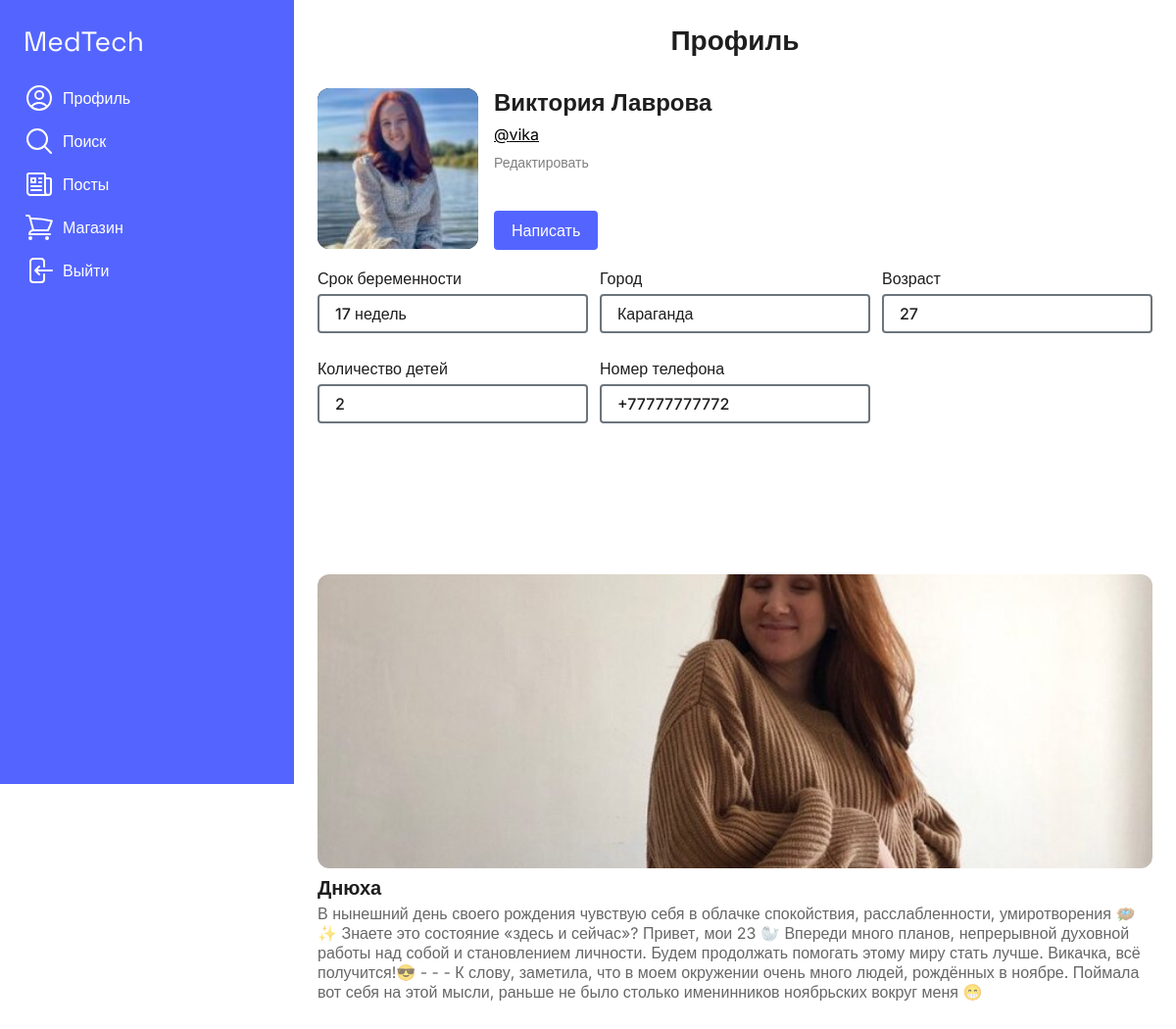
/get_profile/4/ (signed in), run on the app's committed database.
### src/models.py (models this page shows, shortened)
class Mother(models.Model):
    user = models.OneToOneField(User, verbose_name='Пользователь', on_delete=models.CASCADE)
    photo = models.ImageField(verbose_name='Изоброжение профиля')
    first_name = models.CharField(verbose_name='Имя', max_length=124, null=False)
    last_name = models.CharField(verbose_name='Фамилия', max_length=124, null=False)
    weight = models.IntegerField(verbose_name='Вес')
    height = models.IntegerField(verbose_name='Рост')
    gestation_date = models.DateField(verbose_name='Дата беременности', null=False)
    phone_number = PhoneNumberField(null=False, blank=False, unique=True)
    city = models.CharField(verbose_name='Город', null=False, max_length=124)
    children_count = models.IntegerField(verbose_name='Количество детей', default=0, null=False)
    birth_date = models.DateField(verbose_name='Возраст', null=True)

class Post(models.Model):
    author = models.ManyToManyField(Mother, verbose_name='Автор')
    photo = models.ImageField(verbose_name='Фото', null=True)
    title = models.CharField(verbose_name='Заголовок', null=False, max_length=254)
    description = models.TextField(verbose_name='Описание', null=False)

### src/views.py (the view)
# urls.py: path('get_profile/<int:id>/', views.get_profile, name='get_profile'),
def get_profile(request: HttpRequest, id: int) -> HttpResponse:
    if not request.user.is_authenticated:
        return redirect(reverse('auth'))
    if request.method == 'GET':
        mother = models.Mother.objects.get(id=id)
        mother.gestation_date = (date.today() - mother.gestation_date).days // 7
        mother.birth_date = (date.today() - mother.birth_date).days // 365
        posts = models.Post.objects.filter(author=mother)
        context = {'title': 'Профиль', 'mother': mother, 'posts': posts}
        return render(request, 'src/profile.html', context=context)

### src/templates/src/profile.html (shortened to what this page needs)
{% extends 'src/post_base.html' %}
{% block 'content' %}
  <div class="content">
    <div class="title">Профиль</div>
    <div class="user-info">
      <div class="col">
        <img class="user-info__photo" src="/media/{{ mother.photo }}" />
      </div>
      <div class="col">
        <div class="user-info__title">{{ mother.first_name }} {{ mother.last_name }}</div>
        <div class="user-info__subtitle">@{{ mother.user }}</div>
        <a href="" class="user-info__edit-link">Редактировать</a>
        <br><br><br>
        <button onclick="location.pathname = `{% url 'chat' id=mother.id %}`" class="btn">Написать</button>
      </div>
    </div>
    <form class="user-table-info">
      <div class="user-table-info__grid">
        <div class="input">
          <label for="password" class="input__label">Срок беременности</label>
          <input readonly type="text" id="password" placeholder="********" class="input__field" name="password" value="{{ mother.gestation_date }} недель"/>
        </div>
        <div class="input">
            <label for="password" class="input__label">Город</label>
            <input readonly type="text" id="password" placeholder="********" class="input__field" name="password" value="{{ mother.city }}"/>
        </div>
        <div class="input">
            <label for="password" class="input__label">Возраст</label>
            <input readonly type="text" id="password" placeholder="********" class="input__field" name="password" value="{{ mother.birth_date }}"/>
        </div>
        <div class="input">
            <label for="password" class="input__label">Количество детей</label>
            <input readonly type="text" id="password" placeholder="********" class="input__field" name="password" value="{{ mother.children_count }}"/>
        </div>
        <div class="input">
            <label for="password" class="input__label">Номер телефона</label>
            <input readonly type="text" id="password" placeholder="********" class="input__field" name="password" value="{{ mother.phone_number }}"/>
        </div>
      </div>
    </form>
      <br><br><br>
      <br><br><br>
      <br>
      {% for post in posts %}
        <div class="post">
            <a href="#">
            <img
                class="post__img"
                src="/media/{{ post.photo }}"
            />
            <div class="post__title">
                {{ post.title }}
            </div>
            <div class="post__desc">
                {{ post.description }}
            </div>
            </a>
        </div>
        <br><br><br>
        {% endfor %}
    </div>
{% endblock %}

### src/static/src/css/auth.css (style rules this page uses)
* { box-sizing: border-box; margin: 0; padding: 0; font-family: "Inter", sans-serif; font-size: 1rem; }
input { outline: none; }
button { outline: none; border: none; background: none; }
.title { text-align: center; font-weight: 600; font-size: 1.75rem; margin-bottom: 1.5rem; }

### src/static/src/css/style.css (style rules this page uses)
* { margin: 0; font: 16px "Inter", sans-serif; box-sizing: border-box; }
.btn { padding: 6px 10px; background: #fff; border-radius: 4px; border: 2px solid #fff; font-weight: 500; color: #5465ff; }
.input { display: flex; flex-direction: column; margin-bottom: 14px; }
.input__label { font-weight: 500; margin-bottom: 6px; color: #1e1e1e; }
.input__field { padding: 8px 16px; border: 2px solid #6c757d; background: #fff; border-radius: 4px; font-weight: 500; outline: none; transition: 200ms ease; color: #1e1e1e; }

### src/static/src/css/sidebar.css (style rules this page uses)
* { margin: 0; font: 16px "Inter", sans-serif; box-sizing: border-box; }
a { text-decoration: none; }
body { display: flex; height: 100%; width: 100%; }
.content { padding: 24px; position: absolute; top: 0; right: 0; width: 75%; height: 100vh; }
.post { margin-bottom: 24px; }
.post__img { width: 100%; height: 300px; -o-object-fit: cover; object-fit: cover; border-radius: 12px; }
.post__title { color: #1e1e1e; font-weight: 600; font-size: 20px; margin-top: 4px; margin-bottom: 4px; }
.post__desc { color: rgba(0, 0, 0, 0.6); }

### src/static/src/css/profile.css (style rules this page uses)
* { margin: 0; font: 16px "Inter", sans-serif; box-sizing: border-box; }
a { text-decoration: none; }
body { display: flex; height: 100%; width: 100%; }
.content { padding: 24px 56px 56px 56px; position: absolute; top: 0; right: 0; width: 75%; height: 100vh; }
.title { text-align: center; font-weight: 700; font-size: 28px; color: #1e1e1e; margin-bottom: 32px; }
.user-info { display: flex; margin-bottom: 16px; }
.user-info__photo { width: 164px; height: 164px; background: #000; border-radius: 12px; margin-right: 16px; }
.user-info__title { font-weight: 600; font-size: 24px; color: #1e1e1e; }
.user-info__subtitle { text-decoration: underline; margin-bottom: 8px; margin-top: 8px; cursor: pointer; }
.user-info__edit-link { font-size: 14px; cursor: pointer; color: rgba(0, 0, 0, 0.5); }
.user-table-info__grid { display: grid; grid-template-columns: repeat(3, 1fr); gap: 12px; }
.input { display: flex; flex-direction: column; margin-bottom: 14px; width: min(300px, 100%); }
.input__label { font-weight: 500; margin-bottom: 6px; color: #1e1e1e; }
.input__field { padding: 8px 16px; border: 2px solid #6c757d; background: #fff; border-radius: 4px; font-weight: 500; outline: none; transition: 200ms ease; color: #1e1e1e; width: inherit; }
.btn { padding: 6px 10px; background: #fff; border-radius: 4px; border: 2px solid #fff; font-weight: 500; color: #5465ff; }

### src/static/src/css/chat.css (style rules this page uses)
* { margin: 0; font: 16px "Inter", sans-serif; box-sizing: border-box; }
a { text-decoration: none; }
body { display: flex; height: 100%; width: 100%; }
.content { padding: 24px; position: absolute; top: 0; right: 0; width: 75%; height: 100vh; }

### src/static/src/css/search.css (style rules this page uses)
* { margin: 0; font: 16px "Inter", sans-serif; box-sizing: border-box; }
a { text-decoration: none; }
body { display: flex; height: 100%; width: 100%; }
.content { padding: 24px; position: absolute; top: 0; right: 0; width: 75%; height: 100vh; }
.btn { display: flex; justify-content: flex-end; background: #5465ff; color: #fff; width: -webkit-fit-content; width: -moz-fit-content; width: fit-content; padding: 8px 16px; border-radius: 4px; border: 2px solid #5465ff; transition: 200ms ease; outline: none; cursor: pointer; }

### data on the page
Mother: photo (picture), first_name "Виктория", last_name "Лаврова", user "vika", password "17 недель", password "Караганда", password "27", password "2", password "+77777777772"
Post: photo (picture), title "Днюха", description "В нынешний день своего рождения чувствую себя в облачке спокойствия, расслабленности, умиротворения 🪺✨ Знаете это состояние «здесь и сейчас»? Привет, мои 23 🦭 Впереди много планов, непрерывной духовной работы над собой и становлением личности. Будем продолжать помогать этому миру стать лучше. Викачка, всё получится!😎 - - - К слову, заметила, что в моем окружении очень много людей, рождённых в ноябре. Поймала вот себя на этой мысли, раньше не было столько именинников ноябрьских вокруг меня 😁"
